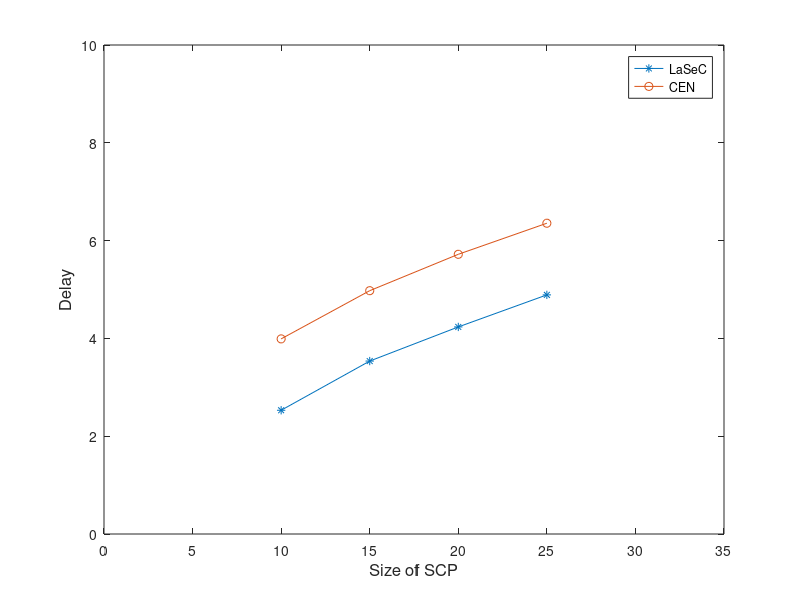

Source code (MATLAB):
x=[10 15 20 25]
y1=[2.530375 3.5365 4.2345625 4.89]
y2=[3.9901875 4.97575 5.719875 6.3554375]
plot(x, y1, '-*', x, y2, '-o')
axis([0 35 0 10])
xlabel('Size of SCP', 'fontsize',12)
ylabel('Delay','fontsize',12)
legend('LaSeC', 'CEN')
%set(h, 'Box', 'on')
